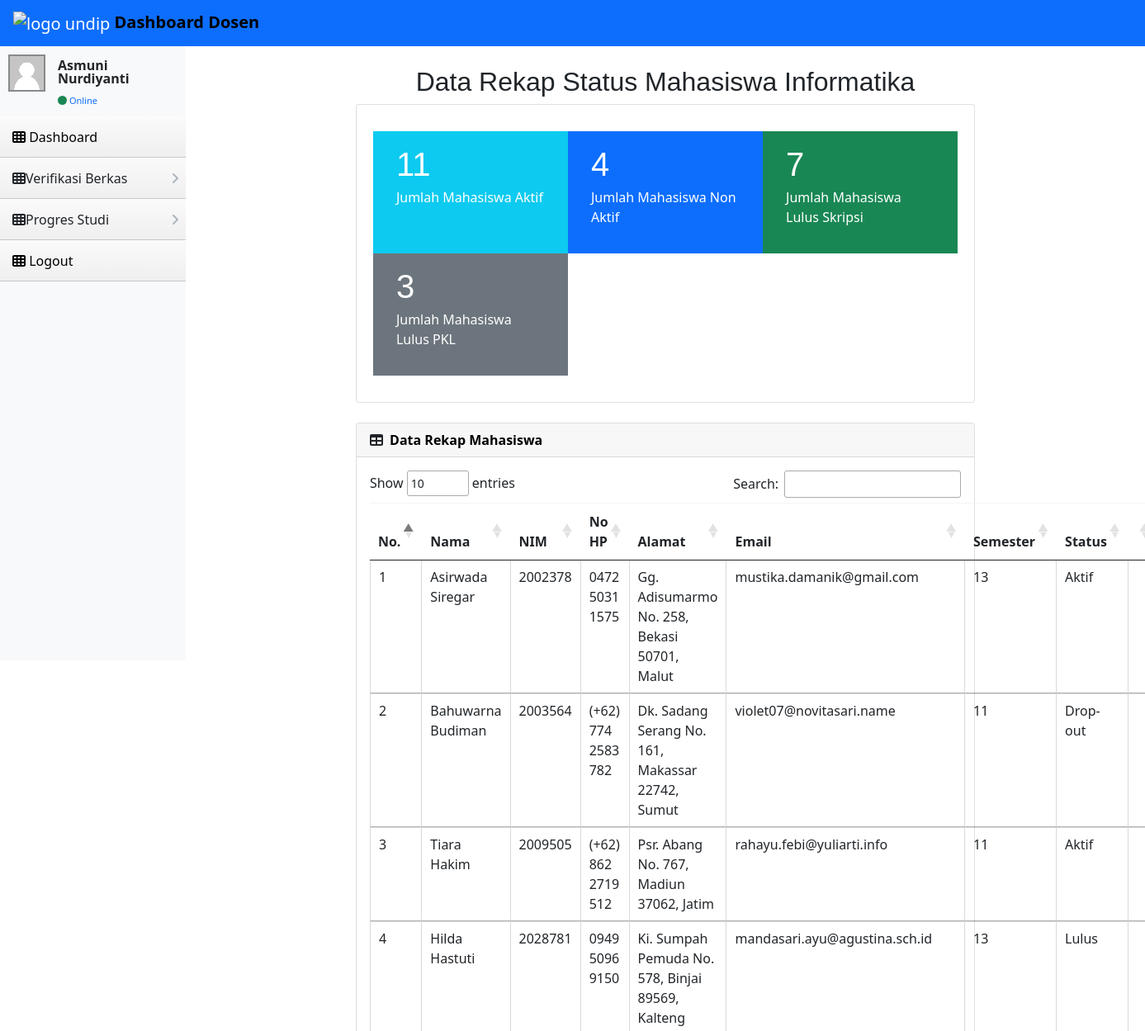
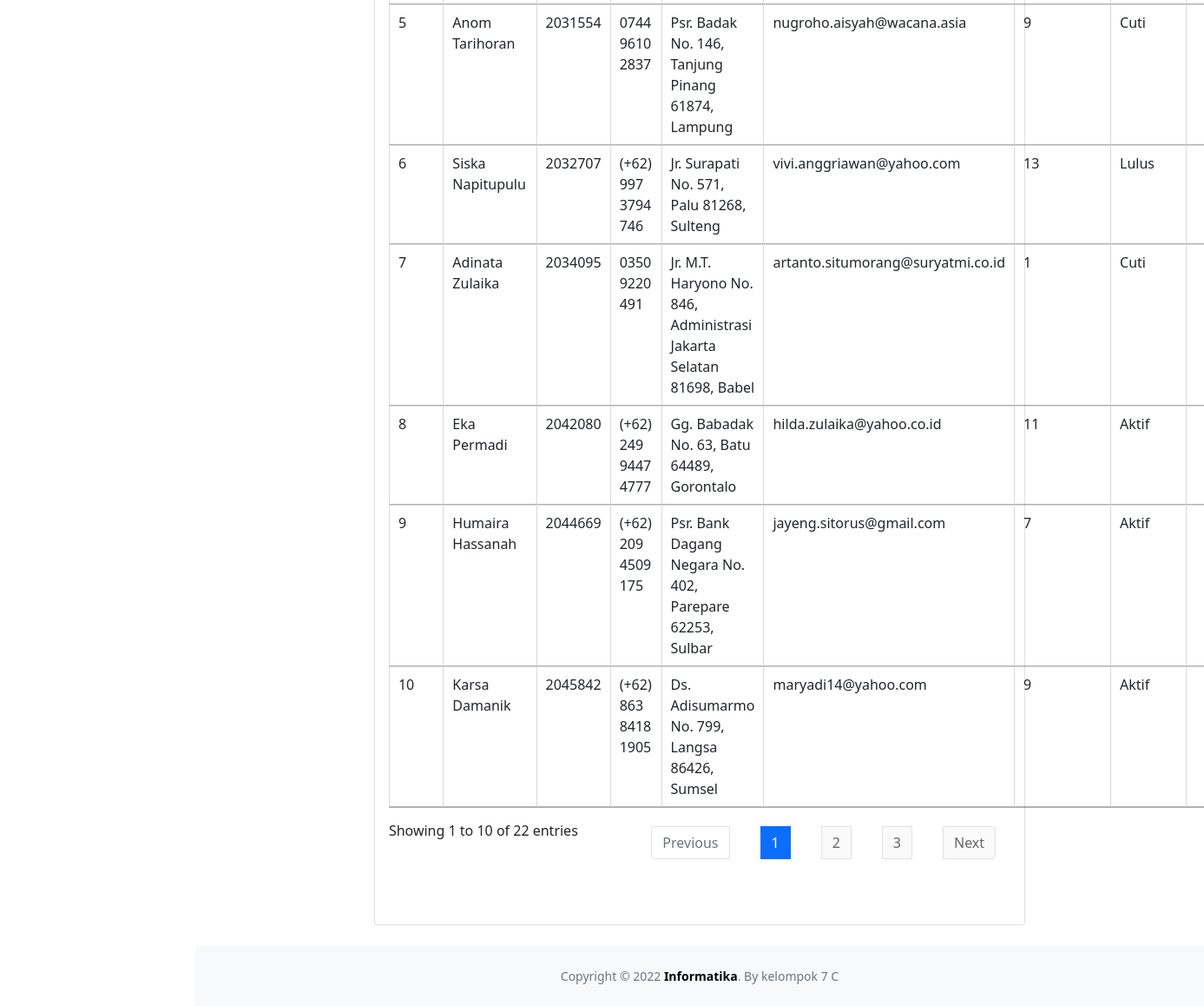
Page /dosen/rekapStatus.php (signed in) on the committed database (2 pictures, top to bottom).
### tables this page shows
CREATE TABLE `dosen` (
  `Nama` varchar(255) NOT NULL,
  `NIP` varchar(255) NOT NULL,
  `Foto` varchar(255) NOT NULL,
  `Email` varchar(255) NOT NULL,
  `Alamat` varchar(255) NOT NULL,
  `No_Hp` varchar(255) NOT NULL,
  `Status` varchar(255) NOT NULL,
  `Mengampu` varchar(255) NOT NULL,
  `Username` varchar(255) NOT NULL
);

CREATE TABLE `mahasiswa` (
  `NIM` bigint(20) NOT NULL,
  `Nama` varchar(255) NOT NULL,
  `Foto` varchar(255) NOT NULL,
  `Email` varchar(255) NOT NULL,
  `Alamat` varchar(255) NOT NULL,
  `No_Hp` varchar(255) NOT NULL,
  `Angkatan` int(11) NOT NULL,
  `semester` int(11) NOT NULL,
  `Status` varchar(20) NOT NULL,
  `Username` varchar(255) NOT NULL,
  `kode_kab` int(11) NOT NULL,
  `NIP_Doswal` int(11) NOT NULL
);

### dosen/rekapStatus.php (the view, shortened to what this page needs)
<?php include("../template/headerdosen.php");
$NIP_dosen = $db->query("SELECT dosen.NIP AS NIP_dosen FROM dosen,user WHERE dosen.username = user.username AND dosen.username = '$username'")->fetch_object()->NIP_dosen;
$count_mhs_wali_aktif = $db->query("SELECT COUNT(NIM) AS jumlah FROM mahasiswa WHERE mahasiswa.NIP_Doswal =". $NIP_dosen. " AND mahasiswa.Status = 'Aktif'")->fetch_object()->jumlah;
$count_mhs_wali_nonaktif = $db->query("SELECT COUNT(NIM) AS jumlah FROM mahasiswa WHERE mahasiswa.NIP_Doswal =". $NIP_dosen. " AND mahasiswa.Status = 'Cuti'")->fetch_object()->jumlah;
$count_mhs_wali_lulusPKL = $db->query("SELECT COUNT(pkl.NIM) AS jumlah FROM mahasiswa, pkl WHERE mahasiswa.NIM = pkl.NIM AND mahasiswa.NIP_Doswal =". $NIP_dosen. " AND pkl.Status = 'Lulus'")->fetch_object()->jumlah;
$count_mhs_wali_lulusSkripsi = $db->query("SELECT COUNT(skripsi.NIM) AS jumlah FROM mahasiswa, skripsi WHERE mahasiswa.NIM = skripsi.NIM AND mahasiswa.NIP_Doswal =". $NIP_dosen. " AND skripsi.Status = 'Lulus'")->fetch_object()->jumlah;
?>
<div id="layoutSidenav_content">
    <main>
        <br>
        <div class="container-fluid px-4" style="width: 90%;">
        <div class="text-center" style="border: #4609ee;" >
        <h2>Data Rekap Status Mahasiswa Informatika</h2>
        </div>
            <div class="container-fluid mx-auto px-4" style="width: 80%;">
                <div class="row">
                    <div class="col">
                        <div class="card mb-4">
                            <div class="card-body">
                                <div class="card-body">
                                    <div class="row">
                                        <div class="col-xl-4 col-lg-4 col-md-6 col-sm-12 bg-info text-white">
                                                <div class="card-body">
                                                    <div class="card-title">
                                                        <h1><?php echo $count_mhs_wali_aktif ?></h1>
                                                    </div>
                                                    <div class="card-subtitle">
                                                        <p>Jumlah Mahasiswa Aktif</p>
                                                    </div>
                                                </div>
                                        </div>
                                        <div class="col-xl-4 col-lg-4 col-md-6 col-sm-12 bg-primary text-white">
                                                <div class="card-body">
                                                    <div class="card-title">
                                                        <h1><?php echo $count_mhs_wali_nonaktif ?></h1>
                                                    </div>
                                                    <div class="card-subtitle">
                                                        <p>Jumlah Mahasiswa Non Aktif</p>
                                                    </div>
                                                </div>
                                        </div>
                                        <div class="col-xl-4 col-lg-4 col-md-6 col-sm-12 bg-success text-white">
                                                <div class="card-body">
                                                    <div class="card-title">
                                                        <h1><?php echo $count_mhs_wali_lulusPKL ?></h1>
                                                    </div>
                                                    <div class="card-subtitle">
                                                        <p>Jumlah Mahasiswa Lulus Skripsi</p>
                                                    </div>
                                                </div>
                                        </div>
                                        <div class="col-xl-4 col-lg-4 col-md-6 col-sm-12 bg-secondary text-white">
                                                <div class="card-body">
                                                    <div class="card-title">
                                                        <h1><?php echo $count_mhs_wali_lulusSkripsi ?></h1>
                                                    </div>
                                                    <div class="card-subtitle">
                                                        <p>Jumlah Mahasiswa Lulus PKL</p>
                                                    </div>
                                                </div>
                                        </div>
                                    </div>
                                </div>
                            </div>
                        </div>
                    </div>
                </div>
                <div class="card mb-4">
                    <div class="card-header">
                        <i class="fas fa-table me-1"></i>
                        <b>Data Rekap Mahasiswa</b>
                    </div>
                    <div class="card-body tabel-mahasiswa cell-border">
                        <table id="admin-tabel-mahasiswa" class="cell-border dataTable table" cellspacing="1" width="100%">
                            <thead>
                                <tr>
                                    <th>No.</th>
                                    <th>Nama</th>
                                    <th>NIM</th>
                                    <th>No HP</th>
                                    <th>Alamat</th>
                                    <th>Email</th>
                                    <th>Semester</th>
                                    <th>Status</th>
                                    <th></th>
                                </tr>
                            </thead>
                            <tbody>
                            <?php
                                $query = "SELECT * FROM mahasiswa WHERE mahasiswa.NIP_Doswal =". $NIP_dosen;
                                $result = $db->query($query);
                                $i=1;
                                while ($row = $result->fetch_object()) {
                                    echo "<tr>
                                    <td>".$i."</td>
                                    <td>".$row->Nama."</td>
                                    <td>".$row->NIM."</td>
                                    <td>".$row->No_Hp."</td>
                                    <td>".$row->Alamat."</td>
                                    <td>".$row->Email."</td>
                                    <td>".$row->semester."</td>
                                    <td>".$row->Status."</td>
                                    <td><a onclick='view_data(".$row->NIM.")'></a>
                                    </td>";
                                    $i++;
                                }
                                ?>
                            </tbody>
                        </table>
                    </div>
                </div>
            </div>
        </main>
        <?php include("../template/footeruniversal.php") ?>

### template/headerdosen.php (shortened to what this page needs)
<?php include('../lib/connect.php');
$username = $_SESSION['username'];
$Nama = $db->query("SELECT dosen.Nama FROM user,dosen WHERE dosen.username = user.username AND dosen.username = '$username'")->fetch_object()->Nama;
?>
<!DOCTYPE html>
<html lang="en">
    <head>
        <link href= "https://cdn.jsdelivr.net/npm/simple-datatables@latest/dist/style.css" rel="stylesheet" />
        <link href="https://cdn.jsdelivr.net/npm/bootstrap@5.0.1/dist/css/bootstrap.min.css" rel="stylesheet" />
        <link rel="stylesheet" href="https://cdn.jsdelivr.net/npm/bootstrap-icons@1.5.0/font/bootstrap-icons.css">
        <link rel="stylesheet" href="style.css" />
        <link rel="stylesheet" href="../assets/css/font-awesome.css">
        <link rel="stylesheet" type="text/css" href="../assets/datatables/datatables.min.css"/>
        <link rel="stylesheet" href="../assets/css/AdminLTE.min.css">
        <link rel="stylesheet" href="../assets/css/skins/_all-skins.min.css">
        <link href="https://cdn.jsdelivr.net/npm/simple-datatables@latest/dist/style.css" rel="stylesheet" />
        <link rel="stylesheet" type="text/css" href="https://cdn.datatables.net/1.12.1/css/jquery.dataTables.min.css">
        <link href="../css/styles.css" rel="stylesheet" />
        <link href="../css/dosen.css" rel="stylesheet" />
        <link href="../css/header.css" rel="stylesheet" />
    </head>
    <body class="sb-nav-fixed">
    <nav class="sb-topnav navbar navbar-expand navbar-dark bg-primary">
            <a class="navbar-brand ps-3" href="dashboardDSN.php">
              <img src="https://kulon2.undip.ac.id/pluginfile.php/1/theme_moove/favicon/1660361299/undip.ico" alt="logo undip" width = 40 height = 40> <b class="">Dashboard Dosen</b>
            </a>
    </nav>
    <div id="layoutSidenav">
            <div id="layoutSidenav_nav">
                <nav class="sb-sidenav accordion sb-sidenav-light" id="sidenavAccordion">
                    <div class="sb-sidenav-menu">
                        <div class="nav">
                         <div class="user-panel">
                            <div class="pull-left image">
                            <img src="../assets/images/user.png" class="img-rounded" alt="User Image">
                            </div>
                            <div class="pull-left info">
                            <p><?php echo $Nama ?></p>
                            <a href="#"><i class="fa fa-circle text-success"></i> Online</a>
                            </div>
                            </div>
                            <section class="sidebar" style="">
                            <ul class="sidebar-menu">
                            <li>
                                <a href="dashboardDSN.php" style="text-decoration:none; color: black;">
                                    <i class="fa fa-th"></i> <span>Dashboard</span> <i class=""></i>
                                </a>
                            </li>
                            <li>
                            <a class="nav-link collapsed" href="#" data-bs-toggle="collapse" data-bs-target="#collapseVerif" aria-expanded="false" aria-controls="collapseVerif">
                              <div class="fa fa-th"><i class=""></i></div>
                               Verifikasi Berkas
                              <div class="sb-sidenav-collapse-arrow"><i class="fas fa-angle-down"></i></div>
                           </a>
                            </li>
                            <li>
                            <a class="nav-link collapsed" href="#" data-bs-toggle="collapse" data-bs-target="#collapseProgres" aria-expanded="false" aria-controls="collapseProgres">
                              <div class="fa fa-th"><i class=""></i></div>
                               Progres Studi
                              <div class="sb-sidenav-collapse-arrow"><i class="fas fa-angle-down"></i></div>
                          </a>
                                </li>
                            <li>
                                <a href="../logout.php" style="text-decoration:none;color: black;">
                                    <i class="fa fa-th"></i> <span>Logout</span> <i class=""></i>
                                </a>
                            </li>
                            </ul>
                        </section>
                        </div>
                    </div>
                </nav>
            </div>

### style/style.css (style rules this page uses)
b { color: #000; }

### css/header.css (style rules this page uses)
td { vertical-align: center; }

### rows in the picture
dosen: Nama "Asmuni Nurdiyanti"
mahasiswa: Nama "Asirwada Siregar", NIM "2002378", No_Hp "0472 5031 1575", Alamat "Gg. Adisumarmo No. 258, Bekasi 50701, Malut", Email "mustika.damanik@gmail.com", semester "13", Status "Aktif"
mahasiswa: Nama "Bahuwarna Budiman", NIM "2003564", No_Hp "(+62) 774 2583 782", Alamat "Dk. Sadang Serang No. 161, Makassar 22742, Sumut", Email "violet07@novitasari.name", semester "11", Status "Drop-out"
mahasiswa: Nama "Tiara Hakim", NIM "2009505", No_Hp "(+62) 862 2719 512", Alamat "Psr. Abang No. 767, Madiun 37062, Jatim", Email "rahayu.febi@yuliarti.info", semester "11", Status "Aktif"
mahasiswa: Nama "Hilda Hastuti", NIM "2028781", No_Hp "0949 5096 9150", Alamat "Ki. Sumpah Pemuda No. 578, Binjai 89569, Kalteng", Email "mandasari.ayu@agustina.sch.id", semester "13", Status "Lulus"
mahasiswa: Nama "Anom Tarihoran", NIM "2031554", No_Hp "0744 9610 2837", Alamat "Psr. Badak No. 146, Tanjung Pinang 61874, Lampung", Email "nugroho.aisyah@wacana.asia", semester "9", Status "Cuti"
mahasiswa: Nama "Siska Napitupulu", NIM "2032707", No_Hp "(+62) 997 3794 746", Alamat "Jr. Surapati No. 571, Palu 81268, Sulteng", Email "vivi.anggriawan@yahoo.com", semester "13", Status "Lulus"
mahasiswa: Nama "Adinata Zulaika", NIM "2034095", No_Hp "0350 9220 491", Alamat "Jr. M.T. Haryono No. 846, Administrasi Jakarta Selatan 81698, Babel", Email "artanto.situmorang@suryatmi.co.id", semester "1", Status "Cuti"
mahasiswa: Nama "Eka Permadi", NIM "2042080", No_Hp "(+62) 249 9447 4777", Alamat "Gg. Babadak No. 63, Batu 64489, Gorontalo", Email "hilda.zulaika@yahoo.co.id", semester "11", Status "Aktif"
mahasiswa: Nama "Humaira Hassanah", NIM "2044669", No_Hp "(+62) 209 4509 175", Alamat "Psr. Bank Dagang Negara No. 402, Parepare 62253, Sulbar", Email "jayeng.sitorus@gmail.com", semester "7", Status "Aktif"
mahasiswa: Nama "Karsa Damanik", NIM "2045842", No_Hp "(+62) 863 8418 1905", Alamat "Ds. Adisumarmo No. 799, Langsa 86426, Sumsel", Email "maryadi14@yahoo.com", semester "9", Status "Aktif"

### other values in the picture
$count_mhs_wali_aktif "11"
$count_mhs_wali_nonaktif "4"
$count_mhs_wali_lulusPKL "7"
$count_mhs_wali_lulusSkripsi "3"
